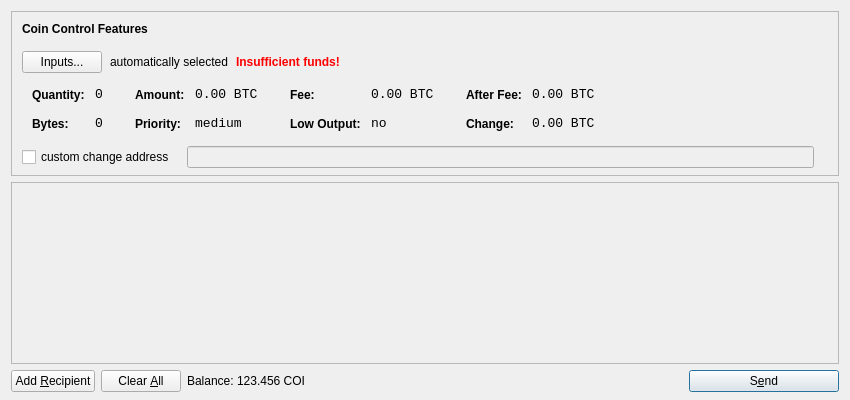
<?xml version="1.0" encoding="UTF-8"?>
<ui version="4.0">
 <class>SendCoinsDialog</class>
 <widget class="QDialog" name="SendCoinsDialog">
  <property name="geometry">
   <rect>
    <x>0</x>
    <y>0</y>
    <width>850</width>
    <height>400</height>
   </rect>
  </property>
  <property name="windowTitle">
   <string>Send Coins</string>
  </property>
  <layout class="QVBoxLayout" name="verticalLayout" stretch="0,1,0">
   <property name="bottomMargin">
    <number>8</number>
   </property>
   <item>
    <widget class="QFrame" name="frameCoinControl">
     <property name="sizePolicy">
      <sizepolicy hsizetype="Expanding" vsizetype="Expanding">
       <horstretch>0</horstretch>
       <verstretch>0</verstretch>
      </sizepolicy>
     </property>
     <property name="maximumSize">
      <size>
       <width>16777215</width>
       <height>16777215</height>
      </size>
     </property>
     <property name="frameShape">
      <enum>QFrame::StyledPanel</enum>
     </property>
     <property name="frameShadow">
      <enum>QFrame::Sunken</enum>
     </property>
     <layout class="QVBoxLayout" name="verticalLayoutCoinControl2">
      <property name="spacing">
       <number>-1</number>
      </property>
      <property name="leftMargin">
       <number>0</number>
      </property>
      <property name="topMargin">
       <number>0</number>
      </property>
      <property name="rightMargin">
       <number>0</number>
      </property>
      <property name="bottomMargin">
       <number>6</number>
      </property>
      <item>
       <layout class="QVBoxLayout" name="verticalLayoutCoinControl" stretch="0,0,0,0,1">
        <property name="spacing">
         <number>0</number>
        </property>
        <property name="leftMargin">
         <number>10</number>
        </property>
        <property name="topMargin">
         <number>10</number>
        </property>
        <item>
         <layout class="QHBoxLayout" name="horizontalLayoutCoinControl1">
          <property name="bottomMargin">
           <number>15</number>
          </property>
          <item>
           <widget class="QLabel" name="labelCoinControlFeatures">
            <property name="sizePolicy">
             <sizepolicy hsizetype="Preferred" vsizetype="Maximum">
              <horstretch>0</horstretch>
              <verstretch>0</verstretch>
             </sizepolicy>
            </property>
            <property name="font">
             <font>
              <weight>75</weight>
              <bold>true</bold>
             </font>
            </property>
            <property name="styleSheet">
             <string notr="true">font-weight:bold;</string>
            </property>
            <property name="text">
             <string>Coin Control Features</string>
            </property>
           </widget>
          </item>
         </layout>
        </item>
        <item>
         <layout class="QHBoxLayout" name="horizontalLayoutCoinControl2" stretch="0,0,0,0">
          <property name="spacing">
           <number>8</number>
          </property>
          <property name="bottomMargin">
           <number>10</number>
          </property>
          <item>
           <widget class="QPushButton" name="pushButtonCoinControl">
            <property name="styleSheet">
             <string notr="true"/>
            </property>
            <property name="text">
             <string>Inputs...</string>
            </property>
           </widget>
          </item>
          <item>
           <widget class="QLabel" name="labelCoinControlAutomaticallySelected">
            <property name="text">
             <string>automatically selected</string>
            </property>
            <property name="margin">
             <number>5</number>
            </property>
           </widget>
          </item>
          <item>
           <widget class="QLabel" name="labelCoinControlInsuffFunds">
            <property name="font">
             <font>
              <weight>75</weight>
              <bold>true</bold>
             </font>
            </property>
            <property name="styleSheet">
             <string notr="true">color:red;font-weight:bold;</string>
            </property>
            <property name="text">
             <string>Insufficient funds!</string>
            </property>
            <property name="margin">
             <number>5</number>
            </property>
           </widget>
          </item>
          <item>
           <spacer name="horizontalSpacerCoinControl">
            <property name="orientation">
             <enum>Qt::Horizontal</enum>
            </property>
            <property name="sizeHint" stdset="0">
             <size>
              <width>40</width>
              <height>1</height>
             </size>
            </property>
           </spacer>
          </item>
         </layout>
        </item>
        <item>
         <widget class="QWidget" name="widgetCoinControl" native="true">
          <property name="sizePolicy">
           <sizepolicy hsizetype="Preferred" vsizetype="Preferred">
            <horstretch>0</horstretch>
            <verstretch>0</verstretch>
           </sizepolicy>
          </property>
          <property name="minimumSize">
           <size>
            <width>0</width>
            <height>0</height>
           </size>
          </property>
          <property name="styleSheet">
           <string notr="true"/>
          </property>
          <layout class="QHBoxLayout" name="horizontalLayoutCoinControl5">
           <property name="margin">
            <number>0</number>
           </property>
           <item>
            <layout class="QHBoxLayout" name="horizontalLayoutCoinControl3" stretch="0,0,0,1">
             <property name="spacing">
              <number>20</number>
             </property>
             <property name="topMargin">
              <number>0</number>
             </property>
             <property name="bottomMargin">
              <number>10</number>
             </property>
             <item>
              <layout class="QFormLayout" name="formLayoutCoinControl1">
               <property name="horizontalSpacing">
                <number>10</number>
               </property>
               <property name="verticalSpacing">
                <number>14</number>
               </property>
               <property name="leftMargin">
                <number>10</number>
               </property>
               <property name="topMargin">
                <number>4</number>
               </property>
               <property name="rightMargin">
                <number>6</number>
               </property>
               <item row="0" column="0">
                <widget class="QLabel" name="labelCoinControlQuantityText">
                 <property name="styleSheet">
                  <string notr="true">font-weight:bold;</string>
                 </property>
                 <property name="text">
                  <string>Quantity:</string>
                 </property>
                 <property name="margin">
                  <number>0</number>
                 </property>
                </widget>
               </item>
               <item row="0" column="1">
                <widget class="QLabel" name="labelCoinControlQuantity">
                 <property name="font">
                  <font>
                   <family>Monospace</family>
                   <pointsize>10</pointsize>
                  </font>
                 </property>
                 <property name="cursor">
                  <cursorShape>IBeamCursor</cursorShape>
                 </property>
                 <property name="contextMenuPolicy">
                  <enum>Qt::ActionsContextMenu</enum>
                 </property>
                 <property name="text">
                  <string notr="true">0</string>
                 </property>
                 <property name="margin">
                  <number>0</number>
                 </property>
                 <property name="textInteractionFlags">
                  <set>Qt::LinksAccessibleByMouse|Qt::TextSelectableByKeyboard|Qt::TextSelectableByMouse</set>
                 </property>
                </widget>
               </item>
               <item row="1" column="0">
                <widget class="QLabel" name="labelCoinControlBytesText">
                 <property name="styleSheet">
                  <string notr="true">font-weight:bold;</string>
                 </property>
                 <property name="text">
                  <string>Bytes:</string>
                 </property>
                </widget>
               </item>
               <item row="1" column="1">
                <widget class="QLabel" name="labelCoinControlBytes">
                 <property name="font">
                  <font>
                   <family>Monospace</family>
                   <pointsize>10</pointsize>
                  </font>
                 </property>
                 <property name="cursor">
                  <cursorShape>IBeamCursor</cursorShape>
                 </property>
                 <property name="contextMenuPolicy">
                  <enum>Qt::ActionsContextMenu</enum>
                 </property>
                 <property name="text">
                  <string notr="true">0</string>
                 </property>
                 <property name="textInteractionFlags">
                  <set>Qt::LinksAccessibleByMouse|Qt::TextSelectableByKeyboard|Qt::TextSelectableByMouse</set>
                 </property>
                </widget>
               </item>
              </layout>
             </item>
             <item>
              <layout class="QFormLayout" name="formLayoutCoinControl2">
               <property name="horizontalSpacing">
                <number>10</number>
               </property>
               <property name="verticalSpacing">
                <number>14</number>
               </property>
               <property name="leftMargin">
                <number>6</number>
               </property>
               <property name="topMargin">
                <number>4</number>
               </property>
               <property name="rightMargin">
                <number>6</number>
               </property>
               <item row="0" column="0">
                <widget class="QLabel" name="labelCoinControlAmountText">
                 <property name="styleSheet">
                  <string notr="true">font-weight:bold;</string>
                 </property>
                 <property name="text">
                  <string>Amount:</string>
                 </property>
                 <property name="margin">
                  <number>0</number>
                 </property>
                </widget>
               </item>
               <item row="0" column="1">
                <widget class="QLabel" name="labelCoinControlAmount">
                 <property name="font">
                  <font>
                   <family>Monospace</family>
                   <pointsize>10</pointsize>
                  </font>
                 </property>
                 <property name="cursor">
                  <cursorShape>IBeamCursor</cursorShape>
                 </property>
                 <property name="contextMenuPolicy">
                  <enum>Qt::ActionsContextMenu</enum>
                 </property>
                 <property name="text">
                  <string notr="true">0.00 BTC</string>
                 </property>
                 <property name="textInteractionFlags">
                  <set>Qt::LinksAccessibleByMouse|Qt::TextSelectableByKeyboard|Qt::TextSelectableByMouse</set>
                 </property>
                </widget>
               </item>
               <item row="1" column="0">
                <widget class="QLabel" name="labelCoinControlPriorityText">
                 <property name="styleSheet">
                  <string notr="true">font-weight:bold;</string>
                 </property>
                 <property name="text">
                  <string>Priority:</string>
                 </property>
                </widget>
               </item>
               <item row="1" column="1">
                <widget class="QLabel" name="labelCoinControlPriority">
                 <property name="font">
                  <font>
                   <family>Monospace</family>
                   <pointsize>10</pointsize>
                  </font>
                 </property>
                 <property name="cursor">
                  <cursorShape>IBeamCursor</cursorShape>
                 </property>
                 <property name="contextMenuPolicy">
                  <enum>Qt::ActionsContextMenu</enum>
                 </property>
                 <property name="text">
                  <string>medium</string>
                 </property>
                 <property name="textInteractionFlags">
                  <set>Qt::LinksAccessibleByMouse|Qt::TextSelectableByKeyboard|Qt::TextSelectableByMouse</set>
                 </property>
                </widget>
               </item>
              </layout>
             </item>
             <item>
              <layout class="QFormLayout" name="formLayoutCoinControl3">
               <property name="horizontalSpacing">
                <number>10</number>
               </property>
               <property name="verticalSpacing">
                <number>14</number>
               </property>
               <property name="leftMargin">
                <number>6</number>
               </property>
               <property name="topMargin">
                <number>4</number>
               </property>
               <property name="rightMargin">
                <number>6</number>
               </property>
               <item row="0" column="0">
                <widget class="QLabel" name="labelCoinControlFeeText">
                 <property name="styleSheet">
                  <string notr="true">font-weight:bold;</string>
                 </property>
                 <property name="text">
                  <string>Fee:</string>
                 </property>
                 <property name="margin">
                  <number>0</number>
                 </property>
                </widget>
               </item>
               <item row="0" column="1">
                <widget class="QLabel" name="labelCoinControlFee">
                 <property name="font">
                  <font>
                   <family>Monospace</family>
                   <pointsize>10</pointsize>
                  </font>
                 </property>
                 <property name="cursor">
                  <cursorShape>IBeamCursor</cursorShape>
                 </property>
                 <property name="contextMenuPolicy">
                  <enum>Qt::ActionsContextMenu</enum>
                 </property>
                 <property name="text">
                  <string notr="true">0.00 BTC</string>
                 </property>
                 <property name="textInteractionFlags">
                  <set>Qt::LinksAccessibleByMouse|Qt::TextSelectableByKeyboard|Qt::TextSelectableByMouse</set>
                 </property>
                </widget>
               </item>
               <item row="1" column="0">
                <widget class="QLabel" name="labelCoinControlLowOutputText">
                 <property name="styleSheet">
                  <string notr="true">font-weight:bold;</string>
                 </property>
                 <property name="text">
                  <string>Low Output:</string>
                 </property>
                </widget>
               </item>
               <item row="1" column="1">
                <widget class="QLabel" name="labelCoinControlLowOutput">
                 <property name="font">
                  <font>
                   <family>Monospace</family>
                   <pointsize>10</pointsize>
                  </font>
                 </property>
                 <property name="cursor">
                  <cursorShape>IBeamCursor</cursorShape>
                 </property>
                 <property name="contextMenuPolicy">
                  <enum>Qt::ActionsContextMenu</enum>
                 </property>
                 <property name="text">
                  <string>no</string>
                 </property>
                 <property name="textInteractionFlags">
                  <set>Qt::LinksAccessibleByMouse|Qt::TextSelectableByKeyboard|Qt::TextSelectableByMouse</set>
                 </property>
                </widget>
               </item>
              </layout>
             </item>
             <item>
              <layout class="QFormLayout" name="formLayoutCoinControl4">
               <property name="horizontalSpacing">
                <number>10</number>
               </property>
               <property name="verticalSpacing">
                <number>14</number>
               </property>
               <property name="leftMargin">
                <number>6</number>
               </property>
               <property name="topMargin">
                <number>4</number>
               </property>
               <property name="rightMargin">
                <number>6</number>
               </property>
               <item row="0" column="0">
                <widget class="QLabel" name="labelCoinControlAfterFeeText">
                 <property name="styleSheet">
                  <string notr="true">font-weight:bold;</string>
                 </property>
                 <property name="text">
                  <string>After Fee:</string>
                 </property>
                 <property name="margin">
                  <number>0</number>
                 </property>
                </widget>
               </item>
               <item row="0" column="1">
                <widget class="QLabel" name="labelCoinControlAfterFee">
                 <property name="font">
                  <font>
                   <family>Monospace</family>
                   <pointsize>10</pointsize>
                  </font>
                 </property>
                 <property name="cursor">
                  <cursorShape>IBeamCursor</cursorShape>
                 </property>
                 <property name="contextMenuPolicy">
                  <enum>Qt::ActionsContextMenu</enum>
                 </property>
                 <property name="text">
                  <string notr="true">0.00 BTC</string>
                 </property>
                 <property name="textInteractionFlags">
                  <set>Qt::LinksAccessibleByMouse|Qt::TextSelectableByKeyboard|Qt::TextSelectableByMouse</set>
                 </property>
                </widget>
               </item>
               <item row="1" column="0">
                <widget class="QLabel" name="labelCoinControlChangeText">
                 <property name="styleSheet">
                  <string notr="true">font-weight:bold;</string>
                 </property>
                 <property name="text">
                  <string>Change:</string>
                 </property>
                </widget>
               </item>
               <item row="1" column="1">
                <widget class="QLabel" name="labelCoinControlChange">
                 <property name="font">
                  <font>
                   <family>Monospace</family>
                   <pointsize>10</pointsize>
                  </font>
                 </property>
                 <property name="cursor">
                  <cursorShape>IBeamCursor</cursorShape>
                 </property>
                 <property name="contextMenuPolicy">
                  <enum>Qt::ActionsContextMenu</enum>
                 </property>
                 <property name="text">
                  <string notr="true">0.00 BTC</string>
                 </property>
                 <property name="textInteractionFlags">
                  <set>Qt::LinksAccessibleByMouse|Qt::TextSelectableByKeyboard|Qt::TextSelectableByMouse</set>
                 </property>
                </widget>
               </item>
              </layout>
             </item>
            </layout>
           </item>
          </layout>
         </widget>
        </item>
        <item>
         <layout class="QHBoxLayout" name="horizontalLayoutCoinControl4" stretch="0,0,0">
          <property name="spacing">
           <number>12</number>
          </property>
          <property name="sizeConstraint">
           <enum>QLayout::SetDefaultConstraint</enum>
          </property>
          <property name="topMargin">
           <number>5</number>
          </property>
          <property name="rightMargin">
           <number>5</number>
          </property>
          <item>
           <widget class="QCheckBox" name="checkBoxCoinControlChange">
            <property name="text">
             <string>custom change address</string>
            </property>
           </widget>
          </item>
          <item>
           <widget class="QLineEdit" name="lineEditCoinControlChange">
            <property name="enabled">
             <bool>false</bool>
            </property>
            <property name="sizePolicy">
             <sizepolicy hsizetype="Expanding" vsizetype="Fixed">
              <horstretch>0</horstretch>
              <verstretch>0</verstretch>
             </sizepolicy>
            </property>
           </widget>
          </item>
          <item>
           <widget class="QLabel" name="labelCoinControlChangeLabel">
            <property name="sizePolicy">
             <sizepolicy hsizetype="Preferred" vsizetype="Expanding">
              <horstretch>0</horstretch>
              <verstretch>0</verstretch>
             </sizepolicy>
            </property>
            <property name="minimumSize">
             <size>
              <width>0</width>
              <height>0</height>
             </size>
            </property>
            <property name="text">
             <string/>
            </property>
            <property name="margin">
             <number>3</number>
            </property>
           </widget>
          </item>
         </layout>
        </item>
        <item>
         <spacer name="verticalSpacerCoinControl">
          <property name="orientation">
           <enum>Qt::Vertical</enum>
          </property>
          <property name="sizeHint" stdset="0">
           <size>
            <width>800</width>
            <height>1</height>
           </size>
          </property>
         </spacer>
        </item>
       </layout>
      </item>
     </layout>
    </widget>
   </item>
   <item>
    <widget class="QScrollArea" name="scrollArea">
     <property name="widgetResizable">
      <bool>true</bool>
     </property>
     <widget class="QWidget" name="scrollAreaWidgetContents">
      <property name="geometry">
       <rect>
        <x>0</x>
        <y>0</y>
        <width>830</width>
        <height>165</height>
       </rect>
      </property>
      <layout class="QVBoxLayout" name="verticalLayout_2">
       <property name="margin">
        <number>0</number>
       </property>
       <item>
        <layout class="QVBoxLayout" name="entries">
         <property name="spacing">
          <number>6</number>
         </property>
        </layout>
       </item>
       <item>
        <spacer name="verticalSpacer">
         <property name="orientation">
          <enum>Qt::Vertical</enum>
         </property>
         <property name="sizeHint" stdset="0">
          <size>
           <width>20</width>
           <height>40</height>
          </size>
         </property>
        </spacer>
       </item>
      </layout>
     </widget>
    </widget>
   </item>
   <item>
    <layout class="QHBoxLayout" name="horizontalLayout">
     <item>
      <widget class="QPushButton" name="addButton">
       <property name="toolTip">
        <string>Send to multiple recipients at once</string>
       </property>
       <property name="text">
        <string>Add &amp;Recipient</string>
       </property>
       <property name="icon">
        <iconset resource="../bitcoin.qrc">
         <normaloff>:/icons/add</normaloff>:/icons/add</iconset>
       </property>
       <property name="autoDefault">
        <bool>false</bool>
       </property>
      </widget>
     </item>
     <item>
      <widget class="QPushButton" name="clearButton">
       <property name="sizePolicy">
        <sizepolicy hsizetype="Minimum" vsizetype="Fixed">
         <horstretch>0</horstretch>
         <verstretch>0</verstretch>
        </sizepolicy>
       </property>
       <property name="toolTip">
        <string>Remove all transaction fields</string>
       </property>
       <property name="text">
        <string>Clear &amp;All</string>
       </property>
       <property name="icon">
        <iconset resource="../bitcoin.qrc">
         <normaloff>:/icons/remove</normaloff>:/icons/remove</iconset>
       </property>
       <property name="autoRepeatDelay">
        <number>300</number>
       </property>
       <property name="autoDefault">
        <bool>false</bool>
       </property>
      </widget>
     </item>
     <item>
      <layout class="QHBoxLayout" name="horizontalLayout_2">
       <property name="spacing">
        <number>3</number>
       </property>
       <item>
        <widget class="QLabel" name="label">
         <property name="text">
          <string>Balance:</string>
         </property>
        </widget>
       </item>
       <item>
        <widget class="QLabel" name="labelBalance">
         <property name="cursor">
          <cursorShape>IBeamCursor</cursorShape>
         </property>
         <property name="text">
          <string>123.456 COI</string>
         </property>
         <property name="textInteractionFlags">
          <set>Qt::LinksAccessibleByMouse|Qt::TextSelectableByKeyboard|Qt::TextSelectableByMouse</set>
         </property>
        </widget>
       </item>
      </layout>
     </item>
     <item>
      <spacer name="horizontalSpacer">
       <property name="orientation">
        <enum>Qt::Horizontal</enum>
       </property>
       <property name="sizeHint" stdset="0">
        <size>
         <width>40</width>
         <height>20</height>
        </size>
       </property>
      </spacer>
     </item>
     <item>
      <widget class="QPushButton" name="sendButton">
       <property name="minimumSize">
        <size>
         <width>150</width>
         <height>0</height>
        </size>
       </property>
       <property name="toolTip">
        <string>Confirm the send action</string>
       </property>
       <property name="text">
        <string>S&amp;end</string>
       </property>
       <property name="icon">
        <iconset resource="../bitcoin.qrc">
         <normaloff>:/icons/send</normaloff>:/icons/send</iconset>
       </property>
       <property name="default">
        <bool>true</bool>
       </property>
      </widget>
     </item>
    </layout>
   </item>
  </layout>
 </widget>
 <resources>
  <include location="../bitcoin.qrc"/>
 </resources>
 <connections/>
</ui>
